Frame 1 (no input): blank canvas, image omitted
Frame 60 (the mouse pressed at the canvas centre just before this capture): blank canvas, image omitted
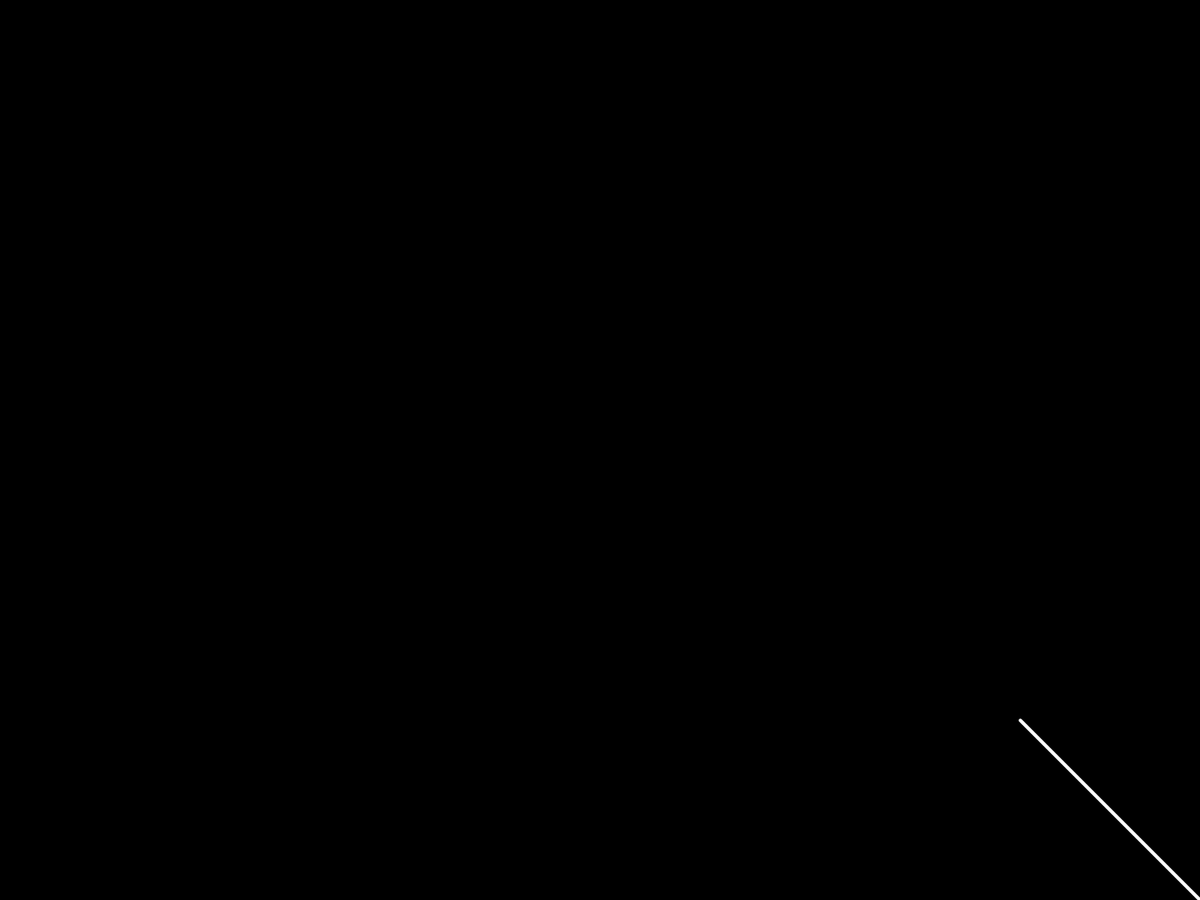
Frame 120 (the mouse held since frame 60 and released just before this capture)

The Processing sketch whose frames 1 and 60 were blank and that drew this single picture after the mouse press (run headless with seeded random() and noise(); from frame 60 on, the mouse is pressed at the canvas centre):

// Processing sketch: Main
// ── Main.pde
// Recursive branching "structure" without an explicitly recursive function
// Instead we have an ArrayList to hold onto N number of elements
// For every element in the ArrayList, we add 2 more elements, etc. (this is the recursion)

// An arraylist that will keep track of all current branches
ArrayList<Tree> grassField;
Tree tree;
boolean clear = false;

void setup() {
  //size(200,200);
  fullScreen();
  background(0);
  smooth();  
  
  // Create a tree. 
  tree = new Tree();
}

void draw() {
 // T ry erasing the background to see how it works
  background(0);
  
  // Draw the tree. 
  tree.draw();
  
  if (clear) {
     background(0);
     clear = false;
     tree.clear();
     tree = new Tree();
  }
}

void keyPressed() {
   // Reset. 
   if (key == 'r') {
     // grassField.clear();
     clear = true;
   }
   
   // Split.
   if (key == 's') {
     // Split a random grass into subgrass. 
     // int randIdx = (int) random(0, grassField.size());
     //Tree grass = grassField.get(randIdx);
     // grass.split();
     
     // Split 
     tree.split();
   }
   
   if (key == 'g') {
     // Create a new grass.  
     Tree grass = new Tree();
     grassField.add(grass);
   }
}

void createGrass() {
  if (grassField != null) {
    for (int i = 0; i < grassField.size(); i++) {
      Tree grass = grassField.get(i);
      grass.draw();
    }
  }
}
// ── Branch.pde
// A class for one branch in the system.

class Branch {
  // Each has a location, velocity, and timer 
  // We could implement this same idea with different data
  PVector start;
  PVector end; 
  PVector vel;
  float timer;
  float timerstart;
  float branchColor;
  
  // [Note] Very important to maintain this variable. 
  // This keeps track if we are currently animating. 
  // Remember (never) try to branch off this if it's 
  // currently animating. 
  boolean isAnimating = true; 
  
  // Is it a child? 
  boolean isChild = true;
  
  // Is it the root?
  boolean isRoot = false;

  Branch(PVector l, PVector v, float n, color c) {
    start = l.get();
    end = l.get();
    vel = v.get();
    timerstart = n;
    timer = timerstart;
    branchColor = c; 
  }
  
  // Animate location.
  void animate() {
    timer--; 
    
    if (isAnimating) {
      end.add(vel);
    }
    
    if (timer < 0) {
      isAnimating = false;  
    }
  }
  
  // Draw a line starting from the start. 
  void render() {
    // Calculate the length of this branch. 
    float length = (PVector.sub(end, start)).mag();
    float sw = map(length, 0, 285, 1, 4);
    strokeWeight(sw);
    // Apply the branch color.
    stroke(color(255, 255, 255));
    //print ("sw:" + length + "\n");
    line(start.x,start.y,end.x,end.y);

    //ellipseMode(CENTER);
    //ellipse(end.x,end.y,2,2);
  }
  
    // Create a new branch at the current location, but change direction by a given angle
    Branch branch(float angle, color branchColor) {
      // What is my current heading
      float theta = vel.heading2D();
      // What is my current speed
      float mag = vel.mag();
      // Turn me
      theta += radians(angle);
      // Look, polar coordinates to cartesian!!
      PVector newvel = new PVector(mag*cos(theta),mag*sin(theta)); 
     
      // Return a new Branch
      return new Branch(end,newvel,timerstart*0.66f, branchColor);
    }
}
// ── Tree.pde
class Tree {
   ArrayList<Branch> branches; 
   float yOff = 0.1;
   boolean isNoise = false;
   
   // Constructor
   Tree() {
      print("Tree constructor: " + "\n");
      // Select a random height and startX position for this tree.
      //int treeHeight = (int) random(40, 75); 
      // For a field.
      //int startX = (int) random (3, width - 3);
      
      // Array of branches for this tree. 
      branches = new ArrayList();
      // A branch has a starting location, a starting "velocity", and a starting "timer" 
      color c = color(255,255,255);
      
      Branch b = new Branch(new PVector(width, height),new PVector(-2.0,-2.0), 150, c);
      b.isRoot = true;
      
      // Add to branches
      branches.add(b);
   }
   
   void draw() {
      if (isNoise) {
         yOff += 0.05;
      }
      
      // Animate and draw branches. 
      for (int i = 0; i < branches.size(); i++) {
        // Get the branch, update and draw it. 
        Branch b =  branches.get(i);
        if (b.isAnimating) {
          b.animate();
        }
        
        // Always render, every branch.
        b.render();
      }
      
      // [Perlin disabled currently. Come back and fix it.  Constrain the lengths and 
      // check flailer example from openFrameworks to see the 
      // applyPerlin();
   }
   
   void clear() {
      branches.clear(); 
   }

   void split() {
      // Go through the tree and check if there is a non-animating branch that we 
      // can split. If we can, then create a random number of branches at random
      // angles from there.
      for (int i = 0; i < branches.size(); i++) {
         Branch b = branches.get(i);
         // Branch shouldn't be animating.
         // Branch shouldn't be a child.
         if (!b.isAnimating && b.isChild) {
            // No more a child. So, we don't split it the next time. 
            b.isChild = false;
            
            // Random number of branches
            int n = (int) random(1, 5); 
            for (int j=0; j < n; j++) {
              color c = color(255, 255, 255);
              Branch newB = b.branch(random(-45, 45), c);
              branches.add(newB);
            }
         }
      }
      
      print("New branch size : " + branches.size() + "\n");
   }
   
   // Maybe this should be in branch.
   // Apply perline noise to branch angles.
   void applyPerlin() { 
      // Track non-animating count
      int nonAnimating = 0;
      for (int i=0; i < branches.size(); i++) {
        Branch b = branches.get(i);
        if (!b.isAnimating) {
          nonAnimating++;
        }
      }
      
      // Is something animating? No, apply perlin.
      if (nonAnimating == branches.size()) {
        isNoise = true;
        // We can apply perlin noise. 
        for (int i=0; i < branches.size(); i++) {
          if (!branches.get(i).isRoot) {
            Branch b = branches.get(i);
            float oldTheta = b.vel.heading2D();
            float newTheta = map(noise(i, yOff+i), 0, 1, oldTheta - PI/4, oldTheta + PI/4);
            // Calculate length
            float mag = (PVector.sub(b.end, b.start)).mag();
            // calculate new end vertex 
            b.end.x = mag*cos(newTheta); b.end.y = mag*sin(newTheta);
          }
        }
      } else {
         isNoise = false; 
      }
    }
}
